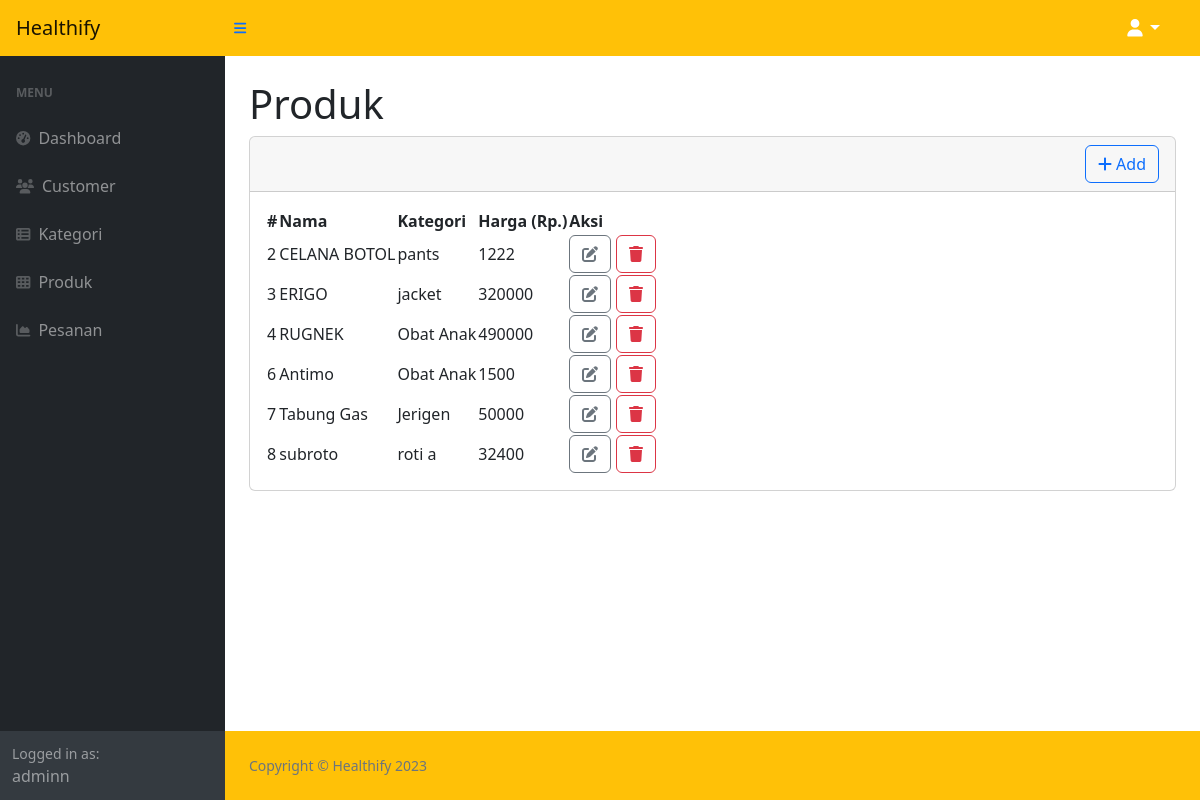
The page /admin/products.php (signed in) on the database as committed earlier.
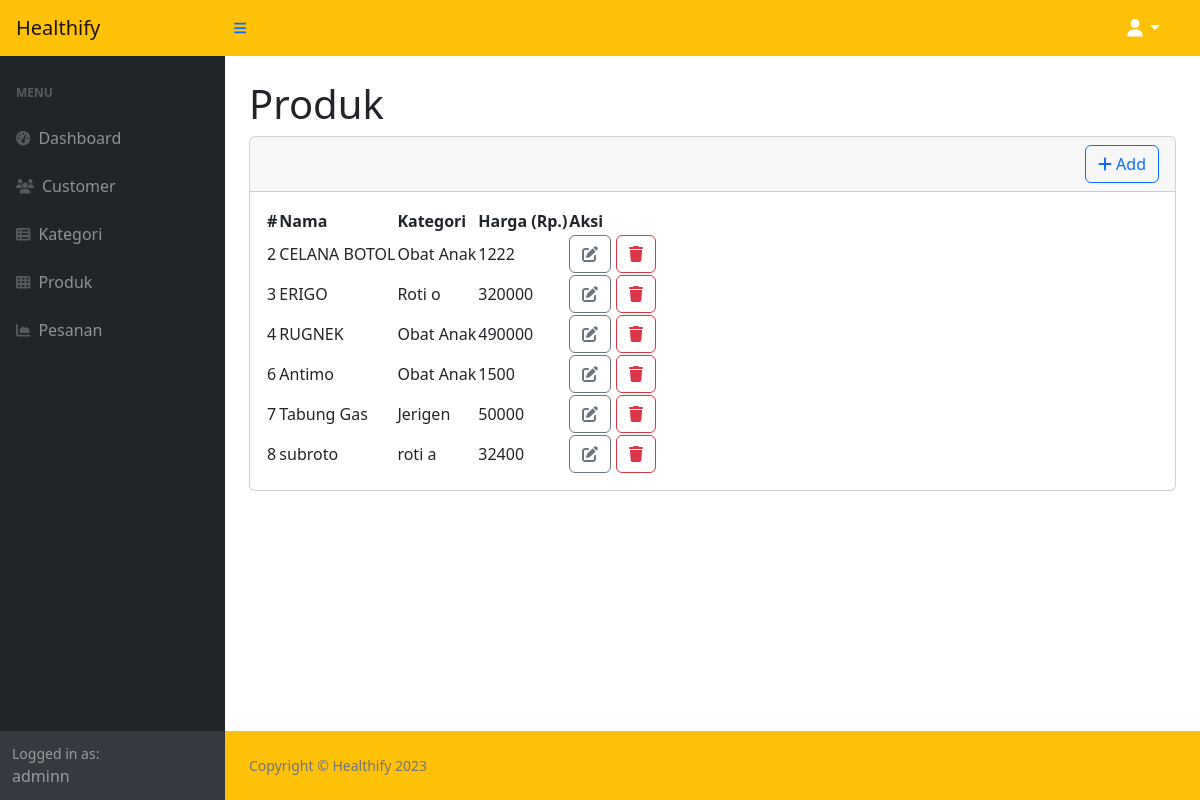
The same page on the database as committed later.
### tables this page shows
CREATE TABLE `products` (
  `productID` int(11) NOT NULL,
  `productname` varchar(100) NOT NULL,
  `description` text NOT NULL,
  `price` int(11) NOT NULL,
  `category` varchar(100) NOT NULL,
  `product_image` varchar(100) NOT NULL
);

### admin/products.php (the view, shortened to what this page needs)
<?php include("template/header.php");?>
<?php include("template/navbar.php");?>
<div id="layoutSidenav_content">
    <main>
        <div class="container-fluid px-4">
          <h1 class="mt-4">Produk</h1>
          <?php
            $query = "SELECT * FROM `products`";
            $result = mysqli_query($conn, $query) or die(mysqli_error($conn));
          ?>
          <div class="card mb-4">
            <div class="card-header d-flex justify-content-end">
              <a href="addproduct.php" class="btn btn-outline-primary"><i class="fas fa-plus"></i> Add</a>
            </div>
            <div class="card-body">
              <table id="datatablesSimple">
                <thead>
                  <tr>
                    <th scope="col">#</th>
                    <th scope="col">Nama</th>
                    <th scope="col">Kategori</th>
                    <th scope="col">Harga (Rp.)</th>
                    <th scope="col">Aksi</th>
                  </tr>
                </thead>
                <tbody>
                  <?php
                    while ($row = mysqli_fetch_array($result)) {
                  ?>
                  <tr>
                    <td><?= $row['productID'] ?></td>
                    <td><?= $row['productname'] ?></td>
                    <td><?= $row['category'] ?></td>
                    <td><?= $row['price'] ?></td>
                    <td style="text-align: center;">
                      <a href="editproduct.php?product=<?= $row['productID'] ?>"class="btn btn-outline-secondary"><i class="fas fa-edit"></i></a>
                      <a href="deleteproduct.php?product=<?= $row['productID'] ?>"onClick="return confirmDelete()" class="btn btn-outline-danger"><i class="fas fa-trash"></i></a>
                    </td>
                  </tr>
                  <?php } ?>
                </tbody>
                </table>
              </div>
            </div>
        </div>
    </main>
<?php include("template/footer.php");?>
</body>
</html>

Rows that differ between the two databases and show on the page:
changed products "CELANA BOTOL": category "pants" → "Obat Anak"
changed products "ERIGO": category "jacket" → "Roti o"
